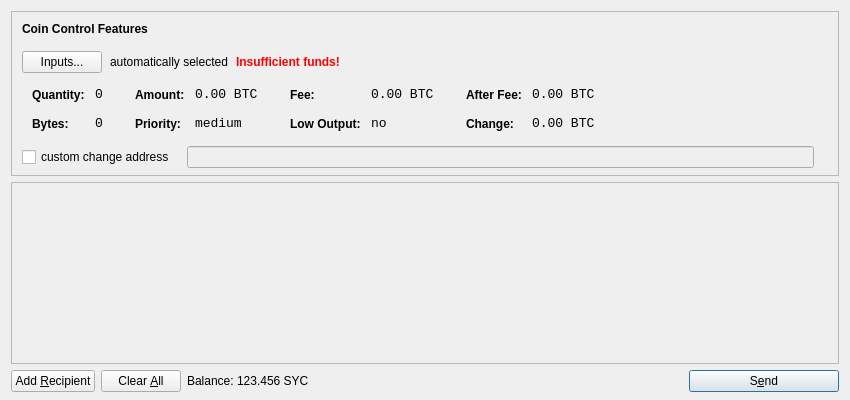
<?xml version="1.0" encoding="UTF-8"?>
<ui version="4.0">
 <class>SendCoinsDialog</class>
 <widget class="QDialog" name="SendCoinsDialog">
  <property name="geometry">
   <rect>
    <x>0</x>
    <y>0</y>
    <width>850</width>
    <height>400</height>
   </rect>
  </property>
  <property name="windowTitle">
   <string>Send Coins</string>
  </property>
  <layout class="QVBoxLayout" name="verticalLayout" stretch="0,1,0">
   <property name="bottomMargin">
    <number>8</number>
   </property>
   <item>
    <widget class="QFrame" name="frameCoinControl">
     <property name="sizePolicy">
      <sizepolicy hsizetype="Expanding" vsizetype="Expanding">
       <horstretch>0</horstretch>
       <verstretch>0</verstretch>
      </sizepolicy>
     </property>
     <property name="maximumSize">
      <size>
       <width>16777215</width>
       <height>16777215</height>
      </size>
     </property>
     <property name="frameShape">
      <enum>QFrame::StyledPanel</enum>
     </property>
     <property name="frameShadow">
      <enum>QFrame::Sunken</enum>
     </property>
     <layout class="QVBoxLayout" name="verticalLayoutCoinControl2">
      <property name="spacing">
       <number>-1</number>
      </property>
      <property name="leftMargin">
       <number>0</number>
      </property>
      <property name="topMargin">
       <number>0</number>
      </property>
      <property name="rightMargin">
       <number>0</number>
      </property>
      <property name="bottomMargin">
       <number>6</number>
      </property>
      <item>
       <layout class="QVBoxLayout" name="verticalLayoutCoinControl" stretch="0,0,0,0,1">
        <property name="spacing">
         <number>0</number>
        </property>
        <property name="leftMargin">
         <number>10</number>
        </property>
        <property name="topMargin">
         <number>10</number>
        </property>
        <item>
         <layout class="QHBoxLayout" name="horizontalLayoutCoinControl1">
          <property name="bottomMargin">
           <number>15</number>
          </property>
          <item>
           <widget class="QLabel" name="labelCoinControlFeatures">
            <property name="sizePolicy">
             <sizepolicy hsizetype="Preferred" vsizetype="Maximum">
              <horstretch>0</horstretch>
              <verstretch>0</verstretch>
             </sizepolicy>
            </property>
            <property name="font">
             <font>
              <weight>75</weight>
              <bold>true</bold>
             </font>
            </property>
            <property name="styleSheet">
             <string notr="true">font-weight:bold;</string>
            </property>
            <property name="text">
             <string>Coin Control Features</string>
            </property>
           </widget>
          </item>
         </layout>
        </item>
        <item>
         <layout class="QHBoxLayout" name="horizontalLayoutCoinControl2" stretch="0,0,0,0">
          <property name="spacing">
           <number>8</number>
          </property>
          <property name="bottomMargin">
           <number>10</number>
          </property>
          <item>
           <widget class="QPushButton" name="pushButtonCoinControl">
            <property name="styleSheet">
             <string notr="true"/>
            </property>
            <property name="text">
             <string>Inputs...</string>
            </property>
           </widget>
          </item>
          <item>
           <widget class="QLabel" name="labelCoinControlAutomaticallySelected">
            <property name="text">
             <string>automatically selected</string>
            </property>
            <property name="margin">
             <number>5</number>
            </property>
           </widget>
          </item>
          <item>
           <widget class="QLabel" name="labelCoinControlInsuffFunds">
            <property name="font">
             <font>
              <weight>75</weight>
              <bold>true</bold>
             </font>
            </property>
            <property name="styleSheet">
             <string notr="true">color:red;font-weight:bold;</string>
            </property>
            <property name="text">
             <string>Insufficient funds!</string>
            </property>
            <property name="margin">
             <number>5</number>
            </property>
           </widget>
          </item>
          <item>
           <spacer name="horizontalSpacerCoinControl">
            <property name="orientation">
             <enum>Qt::Horizontal</enum>
            </property>
            <property name="sizeHint" stdset="0">
             <size>
              <width>40</width>
              <height>1</height>
             </size>
            </property>
           </spacer>
          </item>
         </layout>
        </item>
        <item>
         <widget class="QWidget" name="widgetCoinControl" native="true">
          <property name="sizePolicy">
           <sizepolicy hsizetype="Preferred" vsizetype="Preferred">
            <horstretch>0</horstretch>
            <verstretch>0</verstretch>
           </sizepolicy>
          </property>
          <property name="minimumSize">
           <size>
            <width>0</width>
            <height>0</height>
           </size>
          </property>
          <property name="styleSheet">
           <string notr="true"/>
          </property>
          <layout class="QHBoxLayout" name="horizontalLayoutCoinControl5">
           <property name="margin">
            <number>0</number>
           </property>
           <item>
            <layout class="QHBoxLayout" name="horizontalLayoutCoinControl3" stretch="0,0,0,1">
             <property name="spacing">
              <number>20</number>
             </property>
             <property name="topMargin">
              <number>0</number>
             </property>
             <property name="bottomMargin">
              <number>10</number>
             </property>
             <item>
              <layout class="QFormLayout" name="formLayoutCoinControl1">
               <property name="horizontalSpacing">
                <number>10</number>
               </property>
               <property name="verticalSpacing">
                <number>14</number>
               </property>
               <property name="leftMargin">
                <number>10</number>
               </property>
               <property name="topMargin">
                <number>4</number>
               </property>
               <property name="rightMargin">
                <number>6</number>
               </property>
               <item row="0" column="0">
                <widget class="QLabel" name="labelCoinControlQuantityText">
                 <property name="styleSheet">
                  <string notr="true">font-weight:bold;</string>
                 </property>
                 <property name="text">
                  <string>Quantity:</string>
                 </property>
                 <property name="margin">
                  <number>0</number>
                 </property>
                </widget>
               </item>
               <item row="0" column="1">
                <widget class="QLabel" name="labelCoinControlQuantity">
                 <property name="font">
                  <font>
                   <family>Monospace</family>
                   <pointsize>10</pointsize>
                  </font>
                 </property>
                 <property name="cursor">
                  <cursorShape>IBeamCursor</cursorShape>
                 </property>
                 <property name="contextMenuPolicy">
                  <enum>Qt::ActionsContextMenu</enum>
                 </property>
                 <property name="text">
                  <string notr="true">0</string>
                 </property>
                 <property name="margin">
                  <number>0</number>
                 </property>
                 <property name="textInteractionFlags">
                  <set>Qt::LinksAccessibleByMouse|Qt::TextSelectableByKeyboard|Qt::TextSelectableByMouse</set>
                 </property>
                </widget>
               </item>
               <item row="1" column="0">
                <widget class="QLabel" name="labelCoinControlBytesText">
                 <property name="styleSheet">
                  <string notr="true">font-weight:bold;</string>
                 </property>
                 <property name="text">
                  <string>Bytes:</string>
                 </property>
                </widget>
               </item>
               <item row="1" column="1">
                <widget class="QLabel" name="labelCoinControlBytes">
                 <property name="font">
                  <font>
                   <family>Monospace</family>
                   <pointsize>10</pointsize>
                  </font>
                 </property>
                 <property name="cursor">
                  <cursorShape>IBeamCursor</cursorShape>
                 </property>
                 <property name="contextMenuPolicy">
                  <enum>Qt::ActionsContextMenu</enum>
                 </property>
                 <property name="text">
                  <string notr="true">0</string>
                 </property>
                 <property name="textInteractionFlags">
                  <set>Qt::LinksAccessibleByMouse|Qt::TextSelectableByKeyboard|Qt::TextSelectableByMouse</set>
                 </property>
                </widget>
               </item>
              </layout>
             </item>
             <item>
              <layout class="QFormLayout" name="formLayoutCoinControl2">
               <property name="horizontalSpacing">
                <number>10</number>
               </property>
               <property name="verticalSpacing">
                <number>14</number>
               </property>
               <property name="leftMargin">
                <number>6</number>
               </property>
               <property name="topMargin">
                <number>4</number>
               </property>
               <property name="rightMargin">
                <number>6</number>
               </property>
               <item row="0" column="0">
                <widget class="QLabel" name="labelCoinControlAmountText">
                 <property name="styleSheet">
                  <string notr="true">font-weight:bold;</string>
                 </property>
                 <property name="text">
                  <string>Amount:</string>
                 </property>
                 <property name="margin">
                  <number>0</number>
                 </property>
                </widget>
               </item>
               <item row="0" column="1">
                <widget class="QLabel" name="labelCoinControlAmount">
                 <property name="font">
                  <font>
                   <family>Monospace</family>
                   <pointsize>10</pointsize>
                  </font>
                 </property>
                 <property name="cursor">
                  <cursorShape>IBeamCursor</cursorShape>
                 </property>
                 <property name="contextMenuPolicy">
                  <enum>Qt::ActionsContextMenu</enum>
                 </property>
                 <property name="text">
                  <string notr="true">0.00 BTC</string>
                 </property>
                 <property name="textInteractionFlags">
                  <set>Qt::LinksAccessibleByMouse|Qt::TextSelectableByKeyboard|Qt::TextSelectableByMouse</set>
                 </property>
                </widget>
               </item>
               <item row="1" column="0">
                <widget class="QLabel" name="labelCoinControlPriorityText">
                 <property name="styleSheet">
                  <string notr="true">font-weight:bold;</string>
                 </property>
                 <property name="text">
                  <string>Priority:</string>
                 </property>
                </widget>
               </item>
               <item row="1" column="1">
                <widget class="QLabel" name="labelCoinControlPriority">
                 <property name="font">
                  <font>
                   <family>Monospace</family>
                   <pointsize>10</pointsize>
                  </font>
                 </property>
                 <property name="cursor">
                  <cursorShape>IBeamCursor</cursorShape>
                 </property>
                 <property name="contextMenuPolicy">
                  <enum>Qt::ActionsContextMenu</enum>
                 </property>
                 <property name="text">
                  <string>medium</string>
                 </property>
                 <property name="textInteractionFlags">
                  <set>Qt::LinksAccessibleByMouse|Qt::TextSelectableByKeyboard|Qt::TextSelectableByMouse</set>
                 </property>
                </widget>
               </item>
              </layout>
             </item>
             <item>
              <layout class="QFormLayout" name="formLayoutCoinControl3">
               <property name="horizontalSpacing">
                <number>10</number>
               </property>
               <property name="verticalSpacing">
                <number>14</number>
               </property>
               <property name="leftMargin">
                <number>6</number>
               </property>
               <property name="topMargin">
                <number>4</number>
               </property>
               <property name="rightMargin">
                <number>6</number>
               </property>
               <item row="0" column="0">
                <widget class="QLabel" name="labelCoinControlFeeText">
                 <property name="styleSheet">
                  <string notr="true">font-weight:bold;</string>
                 </property>
                 <property name="text">
                  <string>Fee:</string>
                 </property>
                 <property name="margin">
                  <number>0</number>
                 </property>
                </widget>
               </item>
               <item row="0" column="1">
                <widget class="QLabel" name="labelCoinControlFee">
                 <property name="font">
                  <font>
                   <family>Monospace</family>
                   <pointsize>10</pointsize>
                  </font>
                 </property>
                 <property name="cursor">
                  <cursorShape>IBeamCursor</cursorShape>
                 </property>
                 <property name="contextMenuPolicy">
                  <enum>Qt::ActionsContextMenu</enum>
                 </property>
                 <property name="text">
                  <string notr="true">0.00 BTC</string>
                 </property>
                 <property name="textInteractionFlags">
                  <set>Qt::LinksAccessibleByMouse|Qt::TextSelectableByKeyboard|Qt::TextSelectableByMouse</set>
                 </property>
                </widget>
               </item>
               <item row="1" column="0">
                <widget class="QLabel" name="labelCoinControlLowOutputText">
                 <property name="styleSheet">
                  <string notr="true">font-weight:bold;</string>
                 </property>
                 <property name="text">
                  <string>Low Output:</string>
                 </property>
                </widget>
               </item>
               <item row="1" column="1">
                <widget class="QLabel" name="labelCoinControlLowOutput">
                 <property name="font">
                  <font>
                   <family>Monospace</family>
                   <pointsize>10</pointsize>
                  </font>
                 </property>
                 <property name="cursor">
                  <cursorShape>IBeamCursor</cursorShape>
                 </property>
                 <property name="contextMenuPolicy">
                  <enum>Qt::ActionsContextMenu</enum>
                 </property>
                 <property name="text">
                  <string>no</string>
                 </property>
                 <property name="textInteractionFlags">
                  <set>Qt::LinksAccessibleByMouse|Qt::TextSelectableByKeyboard|Qt::TextSelectableByMouse</set>
                 </property>
                </widget>
               </item>
              </layout>
             </item>
             <item>
              <layout class="QFormLayout" name="formLayoutCoinControl4">
               <property name="horizontalSpacing">
                <number>10</number>
               </property>
               <property name="verticalSpacing">
                <number>14</number>
               </property>
               <property name="leftMargin">
                <number>6</number>
               </property>
               <property name="topMargin">
                <number>4</number>
               </property>
               <property name="rightMargin">
                <number>6</number>
               </property>
               <item row="0" column="0">
                <widget class="QLabel" name="labelCoinControlAfterFeeText">
                 <property name="styleSheet">
                  <string notr="true">font-weight:bold;</string>
                 </property>
                 <property name="text">
                  <string>After Fee:</string>
                 </property>
                 <property name="margin">
                  <number>0</number>
                 </property>
                </widget>
               </item>
               <item row="0" column="1">
                <widget class="QLabel" name="labelCoinControlAfterFee">
                 <property name="font">
                  <font>
                   <family>Monospace</family>
                   <pointsize>10</pointsize>
                  </font>
                 </property>
                 <property name="cursor">
                  <cursorShape>IBeamCursor</cursorShape>
                 </property>
                 <property name="contextMenuPolicy">
                  <enum>Qt::ActionsContextMenu</enum>
                 </property>
                 <property name="text">
                  <string notr="true">0.00 BTC</string>
                 </property>
                 <property name="textInteractionFlags">
                  <set>Qt::LinksAccessibleByMouse|Qt::TextSelectableByKeyboard|Qt::TextSelectableByMouse</set>
                 </property>
                </widget>
               </item>
               <item row="1" column="0">
                <widget class="QLabel" name="labelCoinControlChangeText">
                 <property name="styleSheet">
                  <string notr="true">font-weight:bold;</string>
                 </property>
                 <property name="text">
                  <string>Change:</string>
                 </property>
                </widget>
               </item>
               <item row="1" column="1">
                <widget class="QLabel" name="labelCoinControlChange">
                 <property name="font">
                  <font>
                   <family>Monospace</family>
                   <pointsize>10</pointsize>
                  </font>
                 </property>
                 <property name="cursor">
                  <cursorShape>IBeamCursor</cursorShape>
                 </property>
                 <property name="contextMenuPolicy">
                  <enum>Qt::ActionsContextMenu</enum>
                 </property>
                 <property name="text">
                  <string notr="true">0.00 BTC</string>
                 </property>
                 <property name="textInteractionFlags">
                  <set>Qt::LinksAccessibleByMouse|Qt::TextSelectableByKeyboard|Qt::TextSelectableByMouse</set>
                 </property>
                </widget>
               </item>
              </layout>
             </item>
            </layout>
           </item>
          </layout>
         </widget>
        </item>
        <item>
         <layout class="QHBoxLayout" name="horizontalLayoutCoinControl4" stretch="0,0,0">
          <property name="spacing">
           <number>12</number>
          </property>
          <property name="sizeConstraint">
           <enum>QLayout::SetDefaultConstraint</enum>
          </property>
          <property name="topMargin">
           <number>5</number>
          </property>
          <property name="rightMargin">
           <number>5</number>
          </property>
          <item>
           <widget class="QCheckBox" name="checkBoxCoinControlChange">
            <property name="text">
             <string>custom change address</string>
            </property>
           </widget>
          </item>
          <item>
           <widget class="QLineEdit" name="lineEditCoinControlChange">
            <property name="enabled">
             <bool>false</bool>
            </property>
            <property name="sizePolicy">
             <sizepolicy hsizetype="Expanding" vsizetype="Fixed">
              <horstretch>0</horstretch>
              <verstretch>0</verstretch>
             </sizepolicy>
            </property>
           </widget>
          </item>
          <item>
           <widget class="QLabel" name="labelCoinControlChangeLabel">
            <property name="sizePolicy">
             <sizepolicy hsizetype="Preferred" vsizetype="Expanding">
              <horstretch>0</horstretch>
              <verstretch>0</verstretch>
             </sizepolicy>
            </property>
            <property name="minimumSize">
             <size>
              <width>0</width>
              <height>0</height>
             </size>
            </property>
            <property name="text">
             <string/>
            </property>
            <property name="margin">
             <number>3</number>
            </property>
           </widget>
          </item>
         </layout>
        </item>
        <item>
         <spacer name="verticalSpacerCoinControl">
          <property name="orientation">
           <enum>Qt::Vertical</enum>
          </property>
          <property name="sizeHint" stdset="0">
           <size>
            <width>800</width>
            <height>1</height>
           </size>
          </property>
         </spacer>
        </item>
       </layout>
      </item>
     </layout>
    </widget>
   </item>
   <item>
    <widget class="QScrollArea" name="scrollArea">
     <property name="widgetResizable">
      <bool>true</bool>
     </property>
     <widget class="QWidget" name="scrollAreaWidgetContents">
      <property name="geometry">
       <rect>
        <x>0</x>
        <y>0</y>
        <width>830</width>
        <height>165</height>
       </rect>
      </property>
      <layout class="QVBoxLayout" name="verticalLayout_2">
       <property name="margin">
        <number>0</number>
       </property>
       <item>
        <layout class="QVBoxLayout" name="entries">
         <property name="spacing">
          <number>6</number>
         </property>
        </layout>
       </item>
       <item>
        <spacer name="verticalSpacer">
         <property name="orientation">
          <enum>Qt::Vertical</enum>
         </property>
         <property name="sizeHint" stdset="0">
          <size>
           <width>20</width>
           <height>40</height>
          </size>
         </property>
        </spacer>
       </item>
      </layout>
     </widget>
    </widget>
   </item>
   <item>
    <layout class="QHBoxLayout" name="horizontalLayout">
     <item>
      <widget class="QPushButton" name="addButton">
       <property name="toolTip">
        <string>Send to multiple recipients at once</string>
       </property>
       <property name="text">
        <string>Add &amp;Recipient</string>
       </property>
       <property name="icon">
        <iconset resource="../bitcoin.qrc">
         <normaloff>:/icons/add</normaloff>:/icons/add</iconset>
       </property>
       <property name="autoDefault">
        <bool>false</bool>
       </property>
      </widget>
     </item>
     <item>
      <widget class="QPushButton" name="clearButton">
       <property name="sizePolicy">
        <sizepolicy hsizetype="Minimum" vsizetype="Fixed">
         <horstretch>0</horstretch>
         <verstretch>0</verstretch>
        </sizepolicy>
       </property>
       <property name="toolTip">
        <string>Remove all transaction fields</string>
       </property>
       <property name="text">
        <string>Clear &amp;All</string>
       </property>
       <property name="icon">
        <iconset resource="../bitcoin.qrc">
         <normaloff>:/icons/remove</normaloff>:/icons/remove</iconset>
       </property>
       <property name="autoRepeatDelay">
        <number>300</number>
       </property>
       <property name="autoDefault">
        <bool>false</bool>
       </property>
      </widget>
     </item>
     <item>
      <layout class="QHBoxLayout" name="horizontalLayout_2">
       <property name="spacing">
        <number>3</number>
       </property>
       <item>
        <widget class="QLabel" name="label">
         <property name="text">
          <string>Balance:</string>
         </property>
        </widget>
       </item>
       <item>
        <widget class="QLabel" name="labelBalance">
         <property name="cursor">
          <cursorShape>IBeamCursor</cursorShape>
         </property>
         <property name="text">
          <string>123.456 SYC</string>
         </property>
         <property name="textInteractionFlags">
          <set>Qt::LinksAccessibleByMouse|Qt::TextSelectableByKeyboard|Qt::TextSelectableByMouse</set>
         </property>
        </widget>
       </item>
      </layout>
     </item>
     <item>
      <spacer name="horizontalSpacer">
       <property name="orientation">
        <enum>Qt::Horizontal</enum>
       </property>
       <property name="sizeHint" stdset="0">
        <size>
         <width>40</width>
         <height>20</height>
        </size>
       </property>
      </spacer>
     </item>
     <item>
      <widget class="QPushButton" name="sendButton">
       <property name="minimumSize">
        <size>
         <width>150</width>
         <height>0</height>
        </size>
       </property>
       <property name="toolTip">
        <string>Confirm the send action</string>
       </property>
       <property name="text">
        <string>S&amp;end</string>
       </property>
       <property name="icon">
        <iconset resource="../bitcoin.qrc">
         <normaloff>:/icons/send</normaloff>:/icons/send</iconset>
       </property>
       <property name="default">
        <bool>true</bool>
       </property>
      </widget>
     </item>
    </layout>
   </item>
  </layout>
 </widget>
 <resources>
  <include location="../bitcoin.qrc"/>
 </resources>
 <connections/>
</ui>
